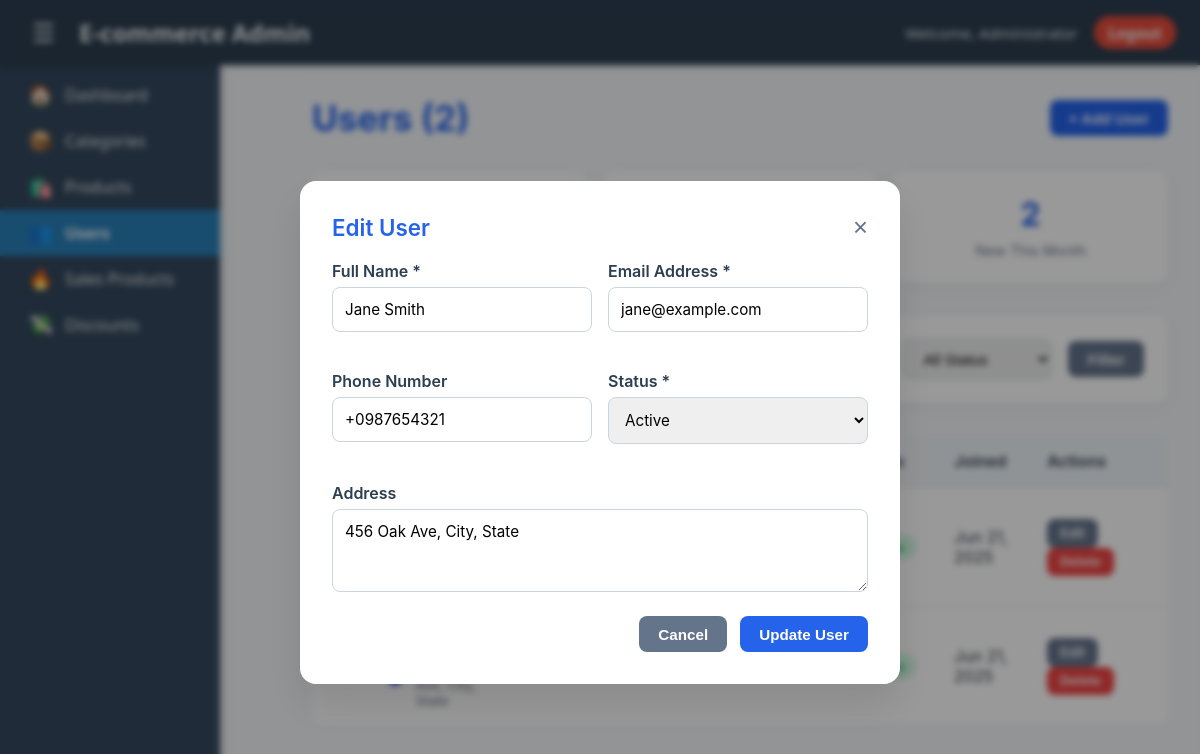
Screenshot of /admin/pages/users.php?edit=2 (signed in) with the database file from the repository.
### tables this page shows
CREATE TABLE users (
    id INT PRIMARY KEY AUTO_INCREMENT,
    name VARCHAR(255) NOT NULL,
    email VARCHAR(255) UNIQUE NOT NULL,
    phone VARCHAR(20),
    address TEXT,
    status ENUM('active', 'inactive') DEFAULT 'active',
    created_at TIMESTAMP DEFAULT CURRENT_TIMESTAMP
);

### admin/pages/users.php (the view, shortened to what this page needs)
<?php
$database = new Database();
$pdo = $database->getConnection();
$search = isset($_GET['search']) ? trim($_GET['search']) : '';
$statusFilter = isset($_GET['status']) ? $_GET['status'] : '';
$page = isset($_GET['page']) ? max(1, intval($_GET['page'])) : 1;
$limit = 10;
$offset = ($page - 1) * $limit;
$whereClause = '';
$params = [];
$countSql = "SELECT COUNT(*) FROM users $whereClause";
$countStmt = $pdo->prepare($countSql);
$countStmt->execute($params);
$totalUsers = $countStmt->fetchColumn();
$sql = "SELECT * FROM users $whereClause ORDER BY created_at DESC LIMIT $limit OFFSET $offset";
$stmt = $pdo->prepare($sql);
$stmt->execute($params);
$users = $stmt->fetchAll();
$editUser = null;
if (isset($_GET['edit'])) {
    $stmt = $pdo->prepare("SELECT * FROM users WHERE id = ?");
    $stmt->execute([$_GET['edit']]);
    $editUser = $stmt->fetch();
}
?>
<!DOCTYPE html>
<html lang="en">
<head>
    <link rel="stylesheet" href="../assets/css/style.css" />
</head>
<body>
    <?php include '../includes/header.php'; ?>
    <div class="admin-container">
        <?php include '../includes/sidebar.php'; ?>
        <main class="main-content" role="main" aria-labelledby="pageTitle">
            <div class="page-header">
                <h1 id="pageTitle">Users (<?php echo $totalUsers; ?>)</h1>
                <button class="btn btn-primary" type="button" onclick="showModal('userModal')">+ Add User</button>
            </div>
            <?php
            $activeUsers = $pdo->query("SELECT COUNT(*) FROM users WHERE status = 'active'")->fetchColumn();
            $inactiveUsers = $pdo->query("SELECT COUNT(*) FROM users WHERE status = 'inactive'")->fetchColumn();
            $recentUsers = $pdo->query("SELECT COUNT(*) FROM users WHERE created_at >= DATE_SUB(NOW(), INTERVAL 30 DAY)")->fetchColumn();
            ?>
            <div class="stats-container">
                <div class="stat-card">
                    <div class="stat-number"><?php echo $activeUsers; ?></div>
                    <div class="stat-label">Active Users</div>
                </div>
                <div class="stat-card">
                    <div class="stat-number"><?php echo $inactiveUsers; ?></div>
                    <div class="stat-label">Inactive Users</div>
                </div>
                <div class="stat-card">
                    <div class="stat-number"><?php echo $recentUsers; ?></div>
                    <div class="stat-label">New This Month</div>
                </div>
            </div>
            <div class="filters-container">
                <form method="GET" style="display: flex; gap: 1rem; align-items: center; flex-wrap: wrap; width: 100%;">
                    <select name="status" class="filter-select">
                        <option value="">All Status</option>
                    </select>
                    <button type="submit" class="btn btn-secondary">Filter</button>
                </form>
            </div>
            <div class="table-container" role="region" aria-label="Users list">
                <?php if (empty($users)): ?>
                    <div class="empty-state">
                        <h3>No users found</h3>
                        <p><?php echo ($search || $statusFilter) ? 'No users match your search criteria.' : 'Start by adding your first user.'; ?></p>
                        <?php if (!$search && !$statusFilter): ?>
                            <button class="btn btn-primary" onclick="showModal('userModal')">Add First User</button>
                        <?php endif; ?>
                    </div>
                <?php else: ?>
                    <table class="data-table" cellspacing="0" cellpadding="0" role="table">
                        <thead>
                            <tr>
                                <th scope="col">ID</th>
                                <th scope="col">User</th>
                                <th scope="col">Email</th>
                                <th scope="col">Phone</th>
                                <th scope="col">Status</th>
                                <th scope="col">Joined</th>
                                <th scope="col" style="width: 140px;">Actions</th>
                            </tr>
                        </thead>
                        <tbody>
                            <?php foreach ($users as $user): ?>
                                <tr>
                                    <td><?php echo $user['id']; ?></td>
                                    <td>
                                        <div class="user-info">
                                            <div class="user-avatar">
                                            </div>
                                            <div class="user-details">
                                                <h4><?php echo htmlspecialchars($user['name']); ?></h4>
                                                <?php if ($user['address']): ?>
                                                    <p><?php echo htmlspecialchars(substr($user['address'], 0, 30)) . (strlen($user['address']) > 30 ? '...' : ''); ?></p>
                                                <?php endif; ?>
                                            </div>
                                        </div>
                                    </td>
                                    <td><?php echo htmlspecialchars($user['email']); ?></td>
                                    <td><?php echo htmlspecialchars($user['phone'] ?: 'N/A'); ?></td>
                                    <td>
                                        <span class="status-badge <?php echo $user['status']; ?>">
                                        </span>
                                    </td>
                                    <td><?php echo date('M j, Y', strtotime($user['created_at'])); ?></td>
                                    <td>
                                        <a href="?edit=<?php echo $user['id']; ?>" class="btn btn-sm btn-secondary"
                                           aria-label="Edit <?php echo htmlspecialchars($user['name']); ?>">Edit</a>
                                        <form method="POST" style="display:inline;"
                                              onsubmit="return confirm('Are you sure you want to delete \'<?php echo htmlspecialchars($user['name']); ?>\'? This action cannot be undone.');"
                                              aria-label="Delete <?php echo htmlspecialchars($user['name']); ?>">
                                            <button type="submit" class="btn btn-sm btn-danger">Delete</button>
                                        </form>
                                    </td>
                                </tr>
                            <?php endforeach; ?>
                        </tbody>
                    </table>
                <?php endif; ?>
            </div>
        </main>
    </div>
    <div id="userModal" class="modal" role="dialog" aria-modal="true" aria-labelledby="modalTitle" aria-hidden="true" tabindex="-1">
        <div class="modal-content" role="document">
            <div class="modal-header">
                <h2 id="modalTitle"><?php echo $editUser ? 'Edit User' : 'Add User'; ?></h2>
                <button class="close" aria-label="Close modal" onclick="hideModal('userModal')">&times;</button>
            </div>
            <form method="POST" onsubmit="return validateForm()">
                <div class="form-row">
                    <div class="form-group">
                        <label for="name">Full Name *</label>
                        <input type="text" id="name" name="name" required maxlength="255"
                               value="<?php echo $editUser ? htmlspecialchars($editUser['name']) : ''; ?>" />
                    </div>
                    <div class="form-group">
                        <label for="email">Email Address *</label>
                        <input type="email" id="email" name="email" required maxlength="255"
                               value="<?php echo $editUser ? htmlspecialchars($editUser['email']) : ''; ?>" />
                    </div>
                </div>
                <div class="form-row">
                    <div class="form-group">
                        <label for="phone">Phone Number</label>
                        <input type="tel" id="phone" name="phone" maxlength="20"
                               value="<?php echo $editUser ? htmlspecialchars($editUser['phone']) : ''; ?>" />
                    </div>
                    <div class="form-group">
                        <label for="status">Status *</label>
                        <select id="status" name="status" required>
                            <option value="active" <?php echo ($editUser && $editUser['status'] == 'active') ? 'selected' : ''; ?>>Active</option>
                        </select>
                    </div>
                </div>
                <div class="form-group full-width">
                    <label for="address">Address</label>
                    <textarea id="address" name="address" rows="3" placeholder="Optional"><?php echo $editUser ? htmlspecialchars($editUser['address']) : ''; ?></textarea>
                </div>
                <div class="form-actions">
                    <button type="button" class="btn btn-secondary" onclick="hideModal('userModal')">Cancel</button>
                    <button type="submit" class="btn btn-primary"><?php echo $editUser ? 'Update' : 'Add'; ?> User</button>
                </div>
            </form>
        </div>
    </div>
</body>
</html>

### admin/assets/css/style.css (style rules this page uses)
* { margin: 0; padding: 0; box-sizing: border-box; }
body { font-family: 'Inter', -apple-system, BlinkMacSystemFont, 'Segoe UI', sans-serif; background: linear-gradient(135deg, #667eea 0%, #764ba2 100%); min-height: 100vh; color: #2d3748; }
.admin-container { display: flex; min-height: 100vh; }
.main-content { flex: 1; margin-left: 280px; padding: 2rem; background: rgba(255, 255, 255, 0.05); backdrop-filter: blur(10px); min-height: 100vh; }
.admin-container { display: flex; min-height: 100vh; background-color: #f4f7fa; }

### rows the page displays
users: created_at "Jun 21, 2025"
users: created_at "Jun 21, 2025", name "Jane Smith", email "jane@example.com", phone "+0987654321", status "Active", address "456 Oak Ave, City, State"

### other values shown
$_SESSION['admin_name'] "Administrator"
$totalUsers "2"
$recentUsers "2"
